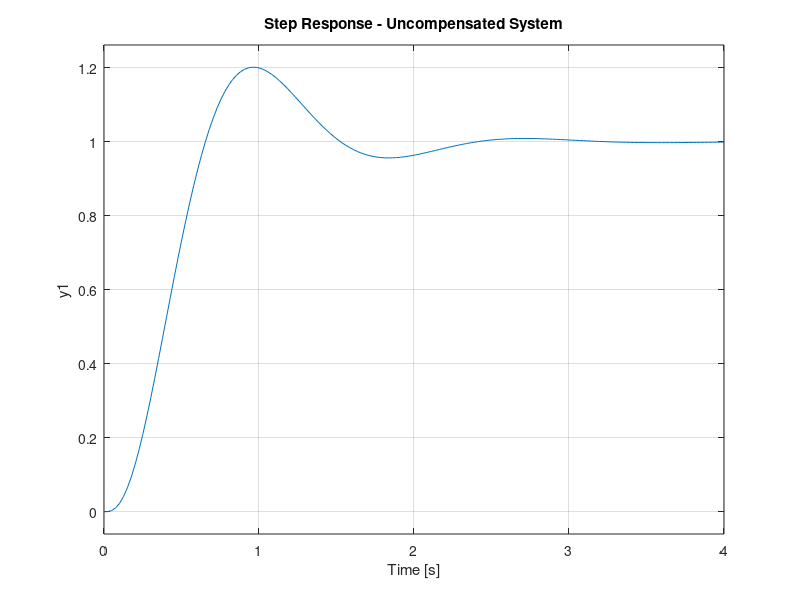

Recreate this plot in MATLAB. (Note: this script raises an error after producing the figure.)

%% Part (a): Uncompensated System Analysis

% Given open-loop system
s = tf('s');
G = (200) / (s*(s + 6)*(s + 10));  % Uncompensated transfer function
T = feedback(G, 1);         % Closed-loop transfer function

% Transient response analysis
figure;
step(T);
title('Step Response - Uncompensated System');
grid on;

% Calculate performance metrics
S = stepinfo(T);
Kv = dcgain(s*G);    % Velocity error constant using dcgain for s*G

fprintf('\n--- Uncompensated System Performance ---\n');
fprintf('Rise Time: %.4f sec\n', S.RiseTime);
fprintf('Settling Time: %.4f sec\n', S.SettlingTime);
fprintf('Overshoot: %.2f %%\n', S.Overshoot);
fprintf('Kv (Velocity Error Constant): %.4f\n', Kv);

%% Part (b): Root Locus and Desired Pole Selection
figure;
rlocus(G);
title('Root Locus - Uncompensated System');
grid on;

OS = 0.15;
zeta = -log(OS)/sqrt(pi^2 + log(OS)^2);
wn = 4 / (zeta * S.SettlingTime);
wn_new = 2 * wn;

sigma = zeta * wn_new;
wd = wn_new * sqrt(1 - zeta^2);
p_desired = -sigma + 1i*wd;

hold on;
plot(real(p_desired), imag(p_desired), 'rx', 'MarkerSize', 10);

%% Part (c): Lead Compensator Design

% Choose compensator zero and pole based on angle method
C_lead = (s + 4) / (s + 20);   % Adjusted based on angle criterion
G_lead = C_lead * G;

% Verify new root locus
figure;
rlocus(G_lead);
title('Root Locus with Lead Compensator');
grid on;

% Use rlocfind to choose gain placing pole at p_desired
[K_lead, ~] = rlocfind(G_lead);
T_lead = feedback(K_lead * G_lead, 1);

% Lag Compensator Design (10x Kv improvement)
C_lag = (s + 0.05) / (s + 0.005);
C_total = K_lead * C_lead * C_lag;
G_comp = C_total * G;
T_comp = feedback(G_comp, 1);

% Step Response Comparison
figure;
step(T, 'b', T_lead, 'r', T_comp, 'g');
legend('Uncompensated', 'Lead Only', 'Lead-Lag Compensated');
title('Step Response Comparison');
grid on;

% Ramp Response Comparison
Ramp_uncomp = feedback(G/s, 1);
Ramp_comp = feedback(G_comp/s, 1);

figure;
step(Ramp_uncomp, 'b', Ramp_comp, 'g');
legend('Uncompensated', 'Lead-Lag Compensated');
title('Ramp Response Comparison');
grid on;

% Show Final Performance
S_comp = stepinfo(T_comp);
Kv_final = dcgain(s * G_comp);

fprintf('\n--- Compensated System Performance ---\n');
fprintf('Rise Time: %.4f sec\n', S_comp.RiseTime);
fprintf('Settling Time: %.4f sec\n', S_comp.SettlingTime);
fprintf('Overshoot: %.2f %%\n', S_comp.Overshoot);
fprintf('Kv (Final): %.4f\n', Kv_final);
